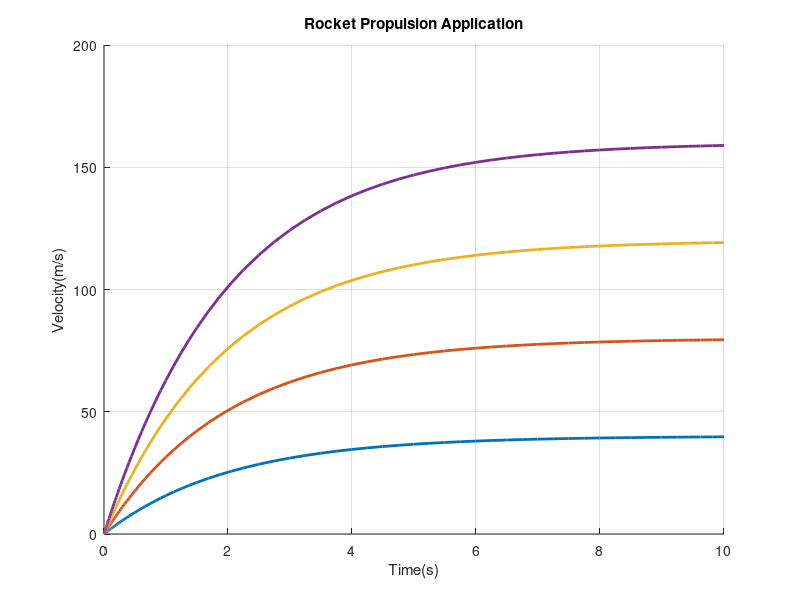

This figure's MATLAB source:
% Given constants
m = 1000;     
c = 500;
v0 = 0;
timeInt = [0 10];
thrustV = [20000 40000 60000 80000];

% Loop through each thrust value and solve using ode 45
hold on
for i = 1:length(thrustV)
    f = thrustV(i);
    [t,v] = ode45(@(t,v) (f - c*v)/m, timeInt, v0);

    % Plot values
    plot(t, v, 'LineWidth', 2)

    % Report values at each N level
    fprintf("When thrust is at %d N, velocity after 10 s is %.2f m/s\n", f, v(end));
end
grid on
title('Rocket Propulsion Application')
xlabel('Time(s)')
ylabel('Velocity(m/s)')
